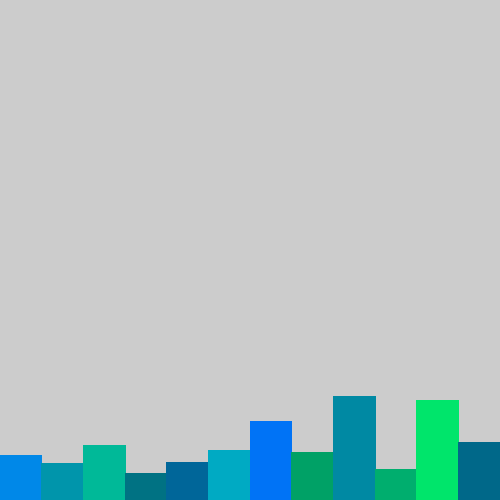
Frame 1 (no input)
Frame 60 (the mouse pressed at the canvas centre just before this capture): identical to frame 1, image omitted
Frame 120 (the mouse held since frame 60 and released just before this capture): identical to frame 1, image omitted

The Processing sketch that drew this single still picture (run headless with seeded random() and noise(); from frame 60 on, the mouse is pressed at the canvas centre):

// Processing sketch: week_5_lect_5
// ── week_5_lect_5.pde
void setup(){
  
  size(500,500);
  
  color c = color(random(0,255), random(0,255), random(0,255));
  for(int i=0;i<colors.length;i++){
    colors[i]=color(0, random(100, 255), random(100, 255));
  }//end for
 
  for(int i=0; i < rainFall.length; i++){
   println(rainFall[i]);
  }//end for
 
  /*
  for(float r:rainFall){//for every element in rainFall it gets copied to 'r'
    println(r);//'r' prints each itteration
  }//end for each loop  - Not that useful, regular for loop is better
  */
 
  int min = minIndex(rainFall);
  println("The minimum rainfall of: " + rainFall[min] + " was recorded in " + months[min]);
  
  int max = maxIndex(rainFall);
  println("The maximum rainfall of: " + rainFall[max] + " was recorded in " + months[max]);
  

}//end setup


float[] rainFall = {45,37,55,27,38,50,79,48,104,31,100,58};
String[] months = {"January"
  , "February"
  , "March"
  , "April"
  , "May"
  , "June"
  , "July"
  , "August"
  , "September"
  , "October"
  , "November"
  , "December"
};

color[] colors = new color[rainFall.length];

void drawBars(float[] arr){
  float barWidth = width / (float) arr.length;
  for(int i=0; i < arr.length; i++){
    stroke(colors[i]);
    fill(colors[i]);
    float x = i*barWidth;
    rect(x,height,barWidth, - arr[i]);
  }//end for
  
}//end 'colors' method

void draw(){
  
drawBars(rainFall);
  
}//end draw


float sum(float[] rain){
  float sum=0;
  for(int i = 0;i < rain.length; i++){
    sum+= rain[i];
  }
  
  return (sum);
}//end 'sum' method


int minIndex(float[] rain){
  float min=rain[0];
  int minIndex=0;
  for(int i=1; i<rain.length;i++){ // i starts at 1 because min is already rain[0]
    if( rain[i]<min){
      min=rain[i]; //saving the index, not the value
      minIndex= i;
    }//end if
  }//end for
  return (minIndex);
}//end 'min' method


int maxIndex(float[]rain){
  float max=rain[0];
  int maxIndex=0;
  for(int i=1; i<rain.length; i++){
    if(rain[i]>max){
      max=rain[i];
      maxIndex = i;
    }//end if
  }//end for
  return (maxIndex);
}//end 'max' method


float average(float[] rain){
  float average=0;
  float sum=0;
  for(int i=0;i<rain.length;i++){
    sum+=rain[i];
  }//end for
  average = sum / rain.length;
  return (average);
}//end 'average' method
